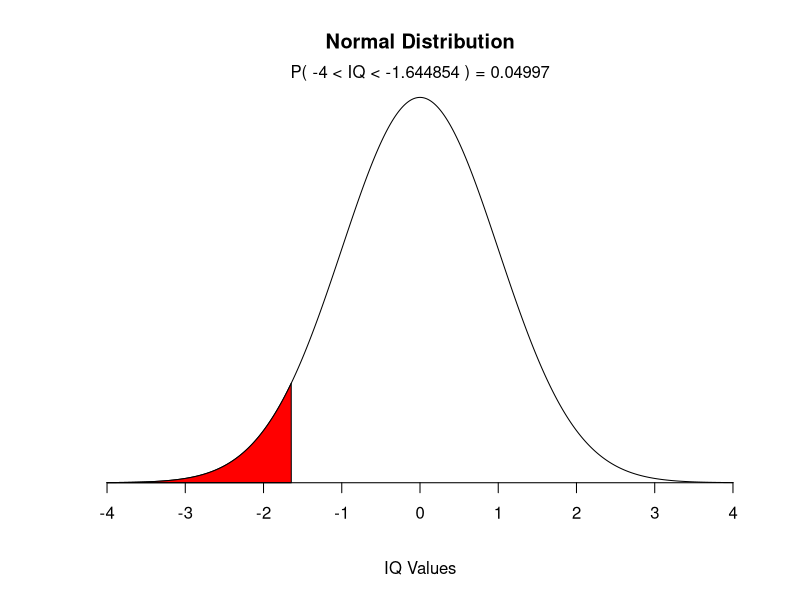
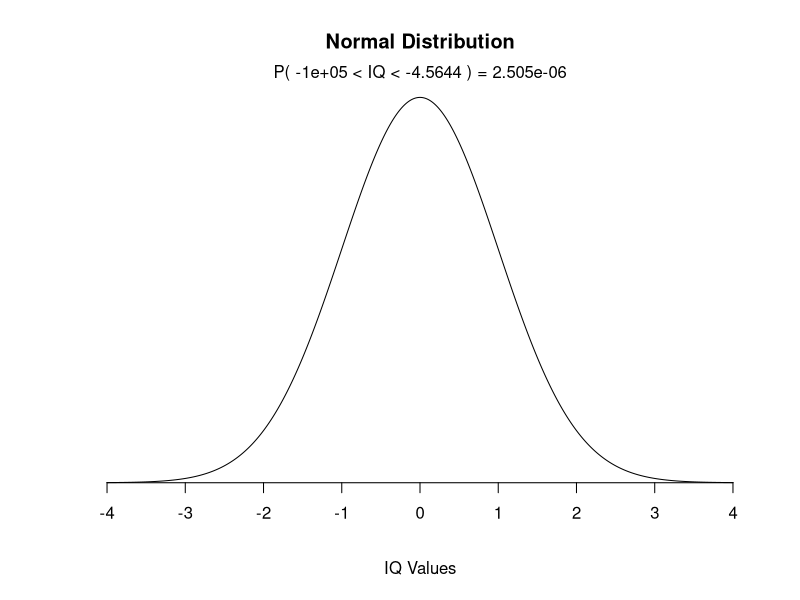
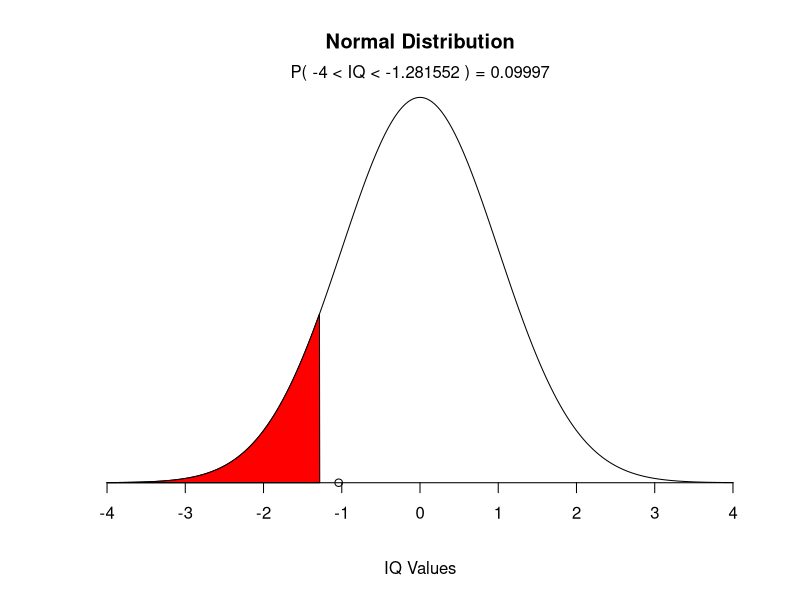
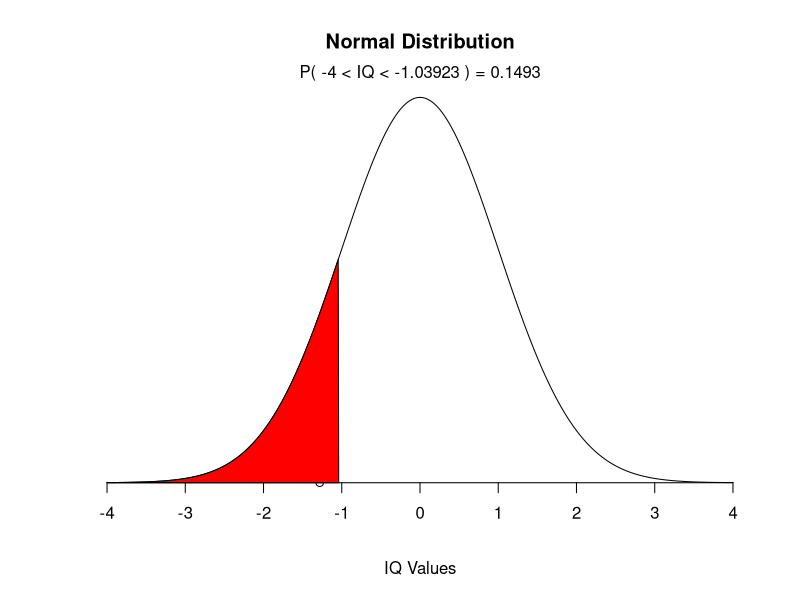

The R script that drew these images, in order:

# Prueba de hipótesis 

## Ejemplo

# Supongamos que un fabricante de bombillas afirma que la 
# vida útil promedio de una bombialla es de más de 10,000 horas. 
# En una muestra de 30 bombillas, se descubrió que solo duran 
# 9,900 horas en promedio. Suponga que la desviación estándar de 
# la población es de 120 horas. Con un nivel de significancia de 
# alpha=0.05, ¿podemos rechazar la afirmación del fabricante? 

# *Solución*

# La hipótesis nula es que µ mayor o igual que 10,000. 
# Comenzamos con el cálculo de estadística de la prueba. 

# *Variables*

#   xbar = 9900    -> Media de la muestra 

#  mu0 = 10000    -> Valor hipotético 

#  sigma = 120    -> Desviación estándar de población

#  n = 30         -> Tamaño de la muestra 


xbar <- 9900    
mu0 <- 10000
sigma <- 120
n <- 30
z <- (xbar-mu0)/(sigma/sqrt(n))
z

# Calculamos el valor crítico a un nivel de significación de 
# alpha = 0.05

# alpha = 0.05

# z.alpha = qnorm(1-alpha) -> Valor crítico

# -z.alpha   -> Resultado


alpha = 0.05
z.alpha = qnorm(1-alpha)
-z.alpha

#  *Respuesta*

# La estadística de prueba -4.5644 es menor que el valor crítico 
# de -1.6449. Por lo tanto, a un nivel de significación de 
# *alpha=0.05* Rechazamos la afirmación de que la vida media 
# de una bombilla es superior a 10,000 horas. 

mean <- 0;    sd   <- 1
lb   <- -4;   ub   <- -1.644854

x <- seq(-4,4,length=1000)*sd + mean
hx <- dnorm(x,mean,sd)

plot(x, hx, type="n", xlab="IQ Values", ylab="",
     main="Normal Distribution", axes=FALSE)

i <- x >= lb & x <= ub
lines(x, hx)
polygon(c(lb,x[i],ub), c(0,hx[i],0), col="red")

area <- pnorm(ub, mean, sd) - pnorm(lb, mean, sd)
result <- paste("P(",lb,"< IQ <",ub,") =",
                signif(area, digits=4))
mtext(result,3)
axis(1, at=seq(-4, 4, 1), pos=0)


#  *Solución alternativa*

# En lugar de utilizar el valor crítico, aplicamos la función 
# pnorm para calcular el p-valor de la cola inferior de la prueba 
# de estadística. Como resulta ser menor que el nivel de 
# significación alpha=0.05, rechazamos la hipótesis nula de que 
# mu es mayor o igual a 10,000

# p-valor mayor o igual que alpha

# 2.505166e-06 menor que 0.05


pval=pnorm(z)
pval


# Se grafica con un código similar al anterior, para graficar 
# el p valor, dándonos cuenta de que ya no se muestra dentro 
# de nuestra gráfica. 

mean <- 0;    sd   <- 1
lb   <- -100000;   ub   <- -4.5644

x <- seq(-4,4,length=1000)*sd + mean
hx <- dnorm(x,mean,sd)

plot(x, hx, type="n", xlab="IQ Values", ylab="",
     main="Normal Distribution", axes=FALSE)
points(-4.5644,0)
i <- x >= lb & x <= ub
lines(x, hx)
polygon(c(lb,x[i],ub), c(0,hx[i],0), col="red")

area <- pnorm(ub, mean, sd) - pnorm(lb, mean, sd)
result <- paste("P(",lb,"< IQ <",ub,") =",
                signif(area, digits=4))
mtext(result,3)
axis(1, at=seq(-4, 4, 1), pos=0)


## Problema 1

# Un fabricante de cerveza artesanal afirma que el volumen de 
# producción es mayor que 1,000 litros. En una muestra de tres 
# producciones, se descubrió que la producción es de 991 litros 
# en promedio. Suponga que la desviación estándar de la población 
# es de 15. Con un nivel de significancia de alpha=0.1, ¿podemos 
# rechazar la afirmación del fabricante? 

# *Solución*

# La hipótesis nula es que µ mayor o igual que 1,000. Comenzamos 
# con el cálculo estadístico de la prueba. 

# *Variables*

# xbar = 991    -> Media de la muestra 

# mu0 = 1000    -> Valor hipotético 

# sigma = 15    -> Desviación estándar de población

# n = 3         -> Tamaño de la muestra


xbar  <- 991	                     
mu0   <- 1000	                     
sigma <- 15	                     
n     <- 3                      
z <- (xbar-mu0)/(sigma/sqrt(n)) 
z 	


# *Solución*

# Entonces calculamos el valor crítico a un nivel de significación 
# de alpha=0.01

# alpha = 1

# z.alpha = qnorm(1-alpha)       -> Valor crítico

# -z.alpha                       -> Resultado

alpha = 0.1
z.alpha = qnorm(1-alpha) 
-z.alpha

# Se procede a hacer la comparación y ver si se cumple la 
# condición o no. 

# *Respuesta*

# La prueba estadística de z = -1.03923 es mayor que el valor 
# crítico de z(alpha) = -1.281552. Por lo tanto, a un nivel de 
# significación de alpha=0.1, aceptamos la afirmación de que 
# la producción medua de cerveza es mayor a 1,000 litros. 

# Realizamos el gráfico. 


mean <- 0;    sd   <- 1
lb   <- -4;   ub   <- -1.281552

x <- seq(-4,4,length=1000)*sd + mean
hx <- dnorm(x,mean,sd)

plot(x, hx, type="n", xlab="IQ Values", ylab="",
     main="Normal Distribution", axes=FALSE)
points(-1.03923,0)
i <- x >= lb & x <= ub
lines(x, hx)
polygon(c(lb,x[i],ub), c(0,hx[i],0), col="red")

area <- pnorm(ub, mean, sd) - pnorm(lb, mean, sd)
result <- paste("P(",lb,"< IQ <",ub,") =",
                signif(area, digits=4))
mtext(result,3)
axis(1, at=seq(-4, 4, 1), pos=0)


# *Solución alternativa*

# En lugar de utilizar el valor crítico, aplicamos la función 
# pnorm para calcular el p-valor de la cola inferior de la prueba 
# estadística. Como nuestro resultado es mayor que el nivel 
# significación de alpha=0.1, aceptamos la hipótesis nula de que 
# µ mayor o igual que 1,000.

# p-val mayor o igual a alpha

# 0.1493 es mayor que 0.1


pval=pnorm(z)
pval

# Se grafica con un código similar al anterior, para graficar el 
# p valor, dándonos cuenta de que ya no se muestra dentro de 
# nuestra gráfica. 

mean <- 0;    sd   <- 1
lb   <- -4;   ub   <- -1.03923

x <- seq(-4,4,length=1000)*sd + mean
hx <- dnorm(x,mean,sd)

plot(x, hx, type="n", xlab="IQ Values", ylab="",
     main="Normal Distribution", axes=FALSE)
points(-1.281552,0)
i <- x >= lb & x <= ub
lines(x, hx)
polygon(c(lb,x[i],ub), c(0,hx[i],0), col="red")

area <- pnorm(ub, mean, sd) - pnorm(lb, mean, sd)
result <- paste("P(",lb,"< IQ <",ub,") =",
                signif(area, digits=4))
mtext(result,3)
axis(1, at=seq(-4, 4, 1), pos=0)
